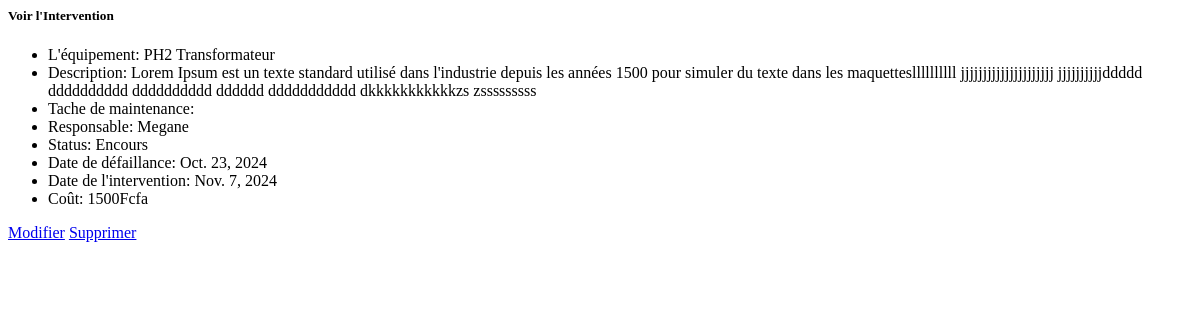
/intervention/1 (signed in), run on an earlier commit of the app's database.
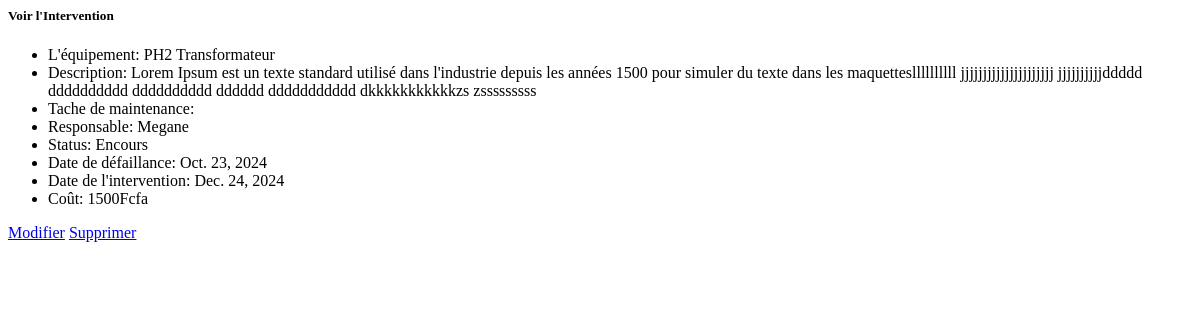
And on a later commit of the database.
### eneo_pages/models.py (models this page shows, shortened)
class Intervention(models.Model):
    STATUS = [
        ("En panne", "En panne"),
        ("Encours", "Encours de dépannage"),
        ("Rétablir", "Rétablir"),
    ]
    equipement = models.ForeignKey(Equipement, on_delete=models.CASCADE)
    date_intervention=models.DateField()
    date_defaillance=models.DateField()
    description = models.TextField(blank=True, null=True)
    tache_maintenance = models.TextField(blank=True, null=True)
    responsable = models.CharField(max_length=100, blank=True, null=True)
    status = models.CharField(max_length=100, choices=STATUS)
    coût = models.IntegerField()
    date_création=models.DateTimeField(auto_now_add=True)
    date_modification=models.DateTimeField(auto_now=True)

class Equipement(models.Model):
    TYPE_EQUIPE = [
        ("Disjoncteur", "Disjoncteur",),
        ("Transformateur", "Transformateur"),
    ]
    centrale = models.ForeignKey(Centrale, on_delete=models.CASCADE)
    nom = models.CharField(max_length=100)
    type_equipement = models.CharField(max_length=100, choices=TYPE_EQUIPE)
    modèle = models.CharField(max_length=100)
    marque = models.CharField(max_length=100)
    puissance = models.FloatField()
    fréquence = models.FloatField()
    date_installation = models.DateField()
    fonction = models.CharField(max_length=100, blank=True, null=True)
    emplacement_couplage = models.CharField(max_length=100, blank=True, null=True)
    regleur_en_chargeur = models.CharField(max_length=100, blank=True, null=True)
    mode_de_fonctionnement = models.CharField(max_length=100, blank=True, null=True)
    technique_de_coupure = models.CharField(max_length=100, blank=True, null=True)
    pouvoir_de_coupure = models.CharField(max_length=100, blank=True, null=True)
    pression_gaz_nombre_de_pôle  = models.CharField(max_length=100, blank=True, null=True)
    courant_nominal_en_service_continu = models.CharField(max_length=100, blank=True, null=True)
    numero_service = models.CharField(max_length=100, blank=True, null=True)
    tension_assigne = models.CharField(max_length=100, blank=True, null=True)
    pouvoir_de_coupure_nominal_court_circuit = models.CharField(max_length=100, blank=True, null=True)
    pouvoir_de_fermeture_nominal_court_circuit  = models.CharField(max_length=100, blank=True, null=True)
    date_création=models.DateTimeField(auto_now_add=True)
    date_modification=models.DateTimeField(auto_now=True)
    def __str__(self):
        return "{} {}".format(self.nom, self.type_equipement)

### eneo_pages/views.py (the view)
# urls.py: path("intervention/<int:id_intervention>", views.detail_intervention, name="detail_intervention"),
@login_required
def detail_intervention(request, id_intervention):
    detail_intervention = Intervention.objects.get(id = id_intervention)
    context = {"intervention" : detail_intervention}
    return render(request, "pages/intervention/detail.html", context)

### eneo_pages/templates/pages/intervention/detail.html (shortened to what this page needs)
      <div class="modal-content">
        <div class="modal-header">
          <h5 class="modal-title"><strong>Voir l'Intervention</strong></h5>
        </div>
        <div class="modal-body">
          <div class="container mb-3">
            <div class="row">
                <div class="col-md-12">
                    <ul>
                        <li class="mb-2">L'équipement: <span class="text-muted">{{ intervention.equipement }}</span></li>
                        <li class="mb-2">Description: <span class="text-muted">{{ intervention.description }}</span></li>
                        <li class="mb-2">Tache de maintenance: </li>
                        <li class="mb-2">Responsable: <span class="text-muted">{{ intervention.responsable }}</span></li>
                        <li class="mb-2">Status: <span class="text-muted">{{ intervention.status }}</span></li>
                        <li class="mb-2">Date de défaillance: <span class="text-muted">{{ intervention.date_defaillance }}</span></li>
                        <li class="mb-2">Date de l'intervention: <span class="text-muted">{{ intervention.date_intervention }}</span></li>
                        <li class="mb-2">Coût: <span class="text-muted">{{ intervention.coût }}</span><span>Fcfa</span></li>
                    </ul>
                </div>
              </div>
          </div>
        </div>
        <div class="modal-footer">
          <a href="{% url 'update_intervention' intervention.id %}" hx-get="{% url 'update_intervention' intervention.id %}" hx-target="#dialog" type="button" class="btn btn-warning me-3">Modifier</a>
          <a href="{% url 'delete_intervention' intervention.id %}" hx-get="{% url 'delete_intervention' intervention.id %}" hx-target="#dialog" type="button" class="btn btn-danger me-3">Supprimer</a>
        </div>
      </div>

What changed in the data, as far as the page shows it:
changed Intervention "Megane": date_intervention "Nov. 7, 2024" → "Dec. 24, 2024"
